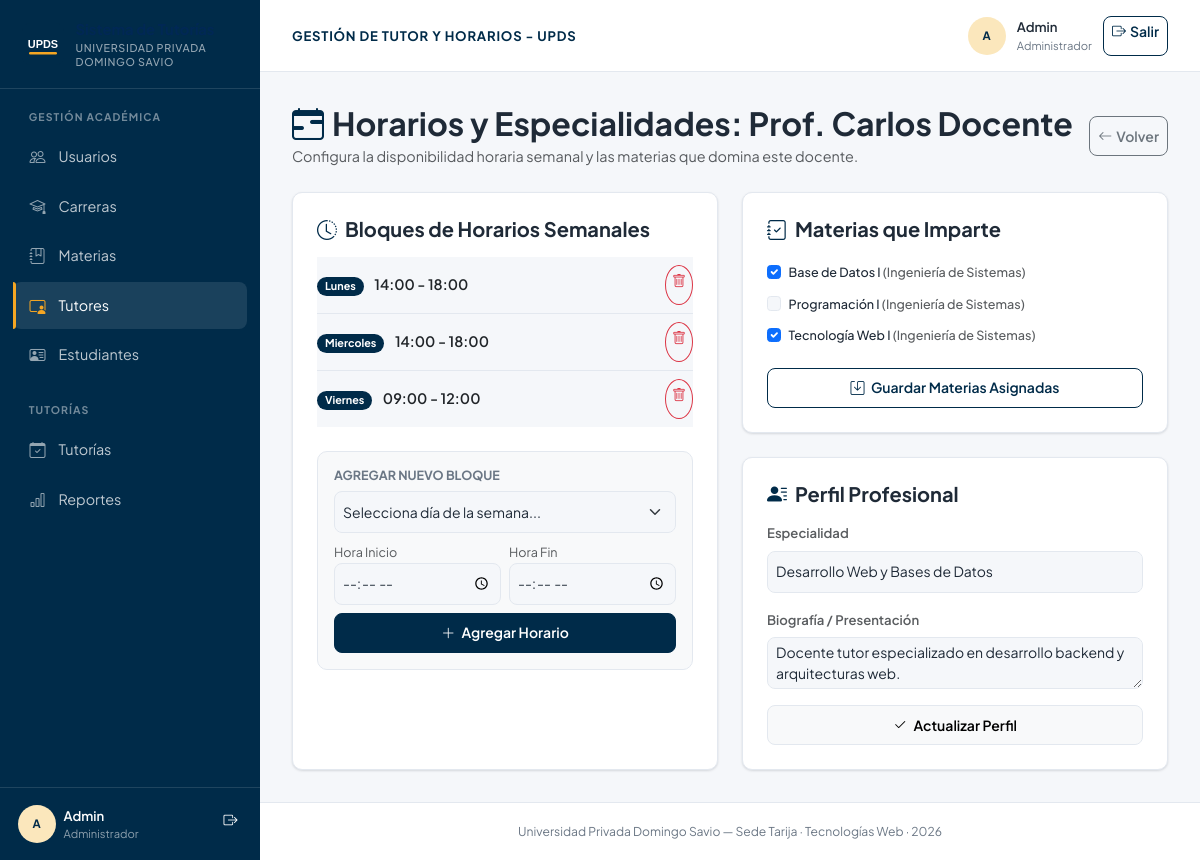
The page /controllers/tutores_disponibilidad.php?id=1 (signed in) on the database its author committed.
### tables this page shows
CREATE TABLE IF NOT EXISTS tutores (
  id_tutor INT AUTO_INCREMENT PRIMARY KEY,
  id_usuario INT NOT NULL UNIQUE,
  especialidad VARCHAR(150),
  biografia TEXT,
  CONSTRAINT fk_tutores_usuarios FOREIGN KEY (id_usuario) REFERENCES usuarios(id_usuario) ON DELETE CASCADE
);

CREATE TABLE IF NOT EXISTS usuarios (
  id_usuario INT AUTO_INCREMENT PRIMARY KEY,
  id_rol INT NOT NULL,
  nombre VARCHAR(100) NOT NULL,
  apellido VARCHAR(100) NOT NULL,
  correo VARCHAR(150) NOT NULL UNIQUE,
  usuario VARCHAR(50) NOT NULL UNIQUE,
  contrasena_hash VARCHAR(255) NOT NULL,      
  telefono VARCHAR(20),
  estado ENUM('activo','inactivo') NOT NULL DEFAULT 'activo',
  fecha_registro DATETIME DEFAULT CURRENT_TIMESTAMP,
  CONSTRAINT fk_usuarios_roles FOREIGN KEY (id_rol) REFERENCES roles(id_rol) ON UPDATE CASCADE
);

CREATE TABLE IF NOT EXISTS disponibilidad_tutor (
  id_disponibilidad INT AUTO_INCREMENT PRIMARY KEY,
  id_tutor INT NOT NULL,
  dia_semana ENUM('Lunes','Martes','Miercoles','Jueves','Viernes','Sabado') NOT NULL,
  hora_inicio TIME NOT NULL,
  hora_fin TIME NOT NULL,
  CONSTRAINT fk_disp_tutor FOREIGN KEY (id_tutor) REFERENCES tutores(id_tutor) ON DELETE CASCADE
);

CREATE TABLE IF NOT EXISTS materias (
  id_materia INT AUTO_INCREMENT PRIMARY KEY,
  nombre_materia VARCHAR(150) NOT NULL,
  id_carrera INT,
  UNIQUE KEY uq_materia_carrera (id_carrera, nombre_materia),
  CONSTRAINT fk_materias_carreras FOREIGN KEY (id_carrera) REFERENCES carreras(id_carrera) ON UPDATE CASCADE
);

CREATE TABLE IF NOT EXISTS carreras (
  id_carrera INT AUTO_INCREMENT PRIMARY KEY,
  nombre_carrera VARCHAR(150) NOT NULL,
  UNIQUE KEY uq_carrera_nombre (nombre_carrera)
);

### controllers/tutores_disponibilidad.php (called while the page is built, shortened)
<?php
require_once __DIR__ . '/../config/conexion.php';
require_once __DIR__ . '/../models/TutorModel.php';
require_once __DIR__ . '/../models/MateriaModel.php';
$tutorModel = new TutorModel($pdo);
$materiaModel = new MateriaModel($pdo);
$idTutor = $_GET['id'] ?? null;
$tutor = $tutorModel->obtenerPorId($idTutor);
$materiasAsignadas = $tutorModel->obtenerMaterias($idTutor);
$idsMateriasAsignadas = array_column($materiasAsignadas, 'id_materia');
$todasMaterias = $materiaModel->obtenerTodas();
$disponibilidades = $tutorModel->obtenerDisponibilidad($idTutor);
require_once __DIR__ . '/../views/tutores/disponibilidad.php';

### models/TutorModel.php (called while the page is built, shortened)
<?php
class TutorModel
{
    private $pdo;
    public function __construct($pdo)
    {
        $this->pdo = $pdo;
    }
    public function obtenerPorId($id_tutor)
    {
        $sql = "SELECT t.*, u.nombre, u.apellido, u.correo, u.telefono, u.usuario, u.estado
                FROM tutores t
                INNER JOIN usuarios u ON t.id_usuario = u.id_usuario
                WHERE t.id_tutor = :id";
        $stmt = $this->pdo->prepare($sql);
        $stmt->execute([':id' => $id_tutor]);
        return $stmt->fetch();
    }
    public function obtenerMaterias($id_tutor)
    {
        $sql = "SELECT m.id_materia, m.nombre_materia, c.nombre_carrera
                FROM materias m
                INNER JOIN tutor_materia tm ON m.id_materia = tm.id_materia
                LEFT JOIN carreras c ON m.id_carrera = c.id_carrera
                WHERE tm.id_tutor = :id_tutor
                ORDER BY m.nombre_materia ASC";
        $stmt = $this->pdo->prepare($sql);
        $stmt->execute([':id_tutor' => $id_tutor]);
        return $stmt->fetchAll();
    }
    public function obtenerDisponibilidad($id_tutor)
    {
        $sql = "SELECT * FROM disponibilidad_tutor WHERE id_tutor = :id_tutor ORDER BY
                FIELD(dia_semana, 'Lunes', 'Martes', 'Miercoles', 'Jueves', 'Viernes', 'Sabado'), hora_inicio ASC";
        $stmt = $this->pdo->prepare($sql);
        $stmt->execute([':id_tutor' => $id_tutor]);
        return $stmt->fetchAll();
    }
}

### models/MateriaModel.php (called while the page is built, shortened)
<?php
class MateriaModel
{
    private $pdo;
    public function __construct($pdo)
    {
        $this->pdo = $pdo;
    }
    public function obtenerTodas()
    {
        $sql = "SELECT m.id_materia, m.nombre_materia, m.id_carrera,
                       c.nombre_carrera,
                       (SELECT COUNT(*) FROM tutor_materia tm WHERE tm.id_materia = m.id_materia) AS total_tutores
                FROM materias m
                LEFT JOIN carreras c ON m.id_carrera = c.id_carrera
                ORDER BY m.nombre_materia ASC";
        return $this->pdo->query($sql)->fetchAll();
    }
}

### views/tutores/disponibilidad.php (the view, shortened to what this page needs)
<?php
include __DIR__ . '/../layouts/header.php';
?>
<div class="d-flex align-items-center justify-content-between mb-4">
  <div>
    <h2 class="fw-bold mb-1 d-flex align-items-center gap-2">
      <i class="bi bi-calendar-range text-primary"></i>
      <span>Horarios y Especialidades: Prof. <?= htmlspecialchars($tutor['nombre'] . ' ' . $tutor['apellido']) ?></span>
    </h2>
    <p class="text-muted mb-0">Configura la disponibilidad horaria semanal y las materias que domina este docente.</p>
  </div>
  <a href="<?= ($_SESSION['rol'] === 'tutor') ? '../views/tutor/panel.php' : 'tutores_listar.php' ?>" class="btn btn-outline-secondary btn-sm d-flex align-items-center gap-1">
    <i class="bi bi-arrow-left"></i> Volver
  </a>
</div>
<div class="row g-4">
  <div class="col-lg-6">
    <div class="card card-custom p-4 h-100">
      <h5 class="fw-bold mb-3 d-flex align-items-center gap-2">
        <i class="bi bi-clock-history text-primary"></i>
        <span>Bloques de Horarios Semanales</span>
      </h5>
      <div class="mb-4">
        <?php if (!empty($disponibilidades)): ?>
          <div class="list-group list-group-flush">
            <?php foreach ($disponibilidades as $d): ?>
              <div class="list-group-item d-flex justify-content-between align-items-center px-0 py-2">
                <div>
                  <span class="badge bg-primary px-2 py-1 me-2"><?= htmlspecialchars($d['dia_semana']) ?></span>
                  <span class="fw-semibold text-dark"><?= substr($d['hora_inicio'], 0, 5) ?> - <?= substr($d['hora_fin'], 0, 5) ?></span>
                </div>
                <a href="tutores_disponibilidad.php?id=<?= $idTutor ?>&eliminar_horario=<?= $d['id_disponibilidad'] ?>"
                   class="btn btn-outline-danger btn-sm rounded-circle p-1" style="width: 28px; height: 28px;"
                   onclick="return confirm('¿Eliminar este bloque horario?');" title="Eliminar">
                  <i class="bi bi-trash"></i>
                </a>
              </div>
            <?php endforeach; ?>
          </div>
        <?php else: ?>
          <div class="p-3 bg-light rounded-3 text-center text-muted small">
            No hay horarios registrados. Agrega uno a continuación.
          </div>
        <?php endif; ?>
      </div>
      <div class="p-3 bg-light rounded-3 border">
        <h6 class="fw-bold mb-2 small text-uppercase text-secondary">Agregar Nuevo Bloque</h6>
        <form method="POST" class="row g-2">
          <div class="col-12">
            <select name="dia_semana" class="form-select form-select-sm" required>
              <option value="" disabled selected>Selecciona día de la semana...</option>
            </select>
          </div>
          <div class="col-6">
            <label class="small text-muted">Hora Inicio</label>
            <input type="time" name="hora_inicio" class="form-control form-control-sm" required>
          </div>
          <div class="col-6">
            <label class="small text-muted">Hora Fin</label>
            <input type="time" name="hora_fin" class="form-control form-control-sm" required>
          </div>
          <div class="col-12 mt-2">
            <button type="submit" class="btn btn-primary btn-sm w-100">
              <i class="bi bi-plus-lg me-1"></i> Agregar Horario
            </button>
          </div>
        </form>
      </div>
    </div>
  </div>
  <div class="col-lg-6">
    <div class="card card-custom p-4 mb-4">
      <h5 class="fw-bold mb-3 d-flex align-items-center gap-2">
        <i class="bi bi-journal-check text-primary"></i>
        <span>Materias que Imparte</span>
      </h5>
      <form method="POST">
        <div class="mb-3" style="max-height: 220px; overflow-y: auto;">
          <?php foreach ($todasMaterias as $mat): ?>
            <div class="form-check py-1">
              <input class="form-check-input" type="checkbox" name="materias[]" value="<?= $mat['id_materia'] ?>" id="mat_<?= $mat['id_materia'] ?>"
                <?= in_array($mat['id_materia'], $idsMateriasAsignadas) ? 'checked' : '' ?>>
              <label class="form-check-label small fw-medium" for="mat_<?= $mat['id_materia'] ?>">
                <?= htmlspecialchars($mat['nombre_materia']) ?>
                <span class="text-muted">(<?= htmlspecialchars($mat['nombre_carrera'] ?? 'General') ?>)</span>
              </label>
            </div>
          <?php endforeach; ?>
        </div>
        <button type="submit" class="btn btn-outline-primary btn-sm w-100">
          <i class="bi bi-save me-1"></i> Guardar Materias Asignadas
        </button>
      </form>
    </div>
    <div class="card card-custom p-4">
      <h5 class="fw-bold mb-3 d-flex align-items-center gap-2">
        <i class="bi bi-person-lines-fill text-primary"></i>
        <span>Perfil Profesional</span>
      </h5>
      <form method="POST">
        <div class="mb-3">
          <label class="form-label small text-muted">Especialidad</label>
          <input type="text" name="especialidad" class="form-control form-control-sm" value="<?= htmlspecialchars($tutor['especialidad'] ?? '') ?>" placeholder="Ej: Bases de Datos, Redes...">
        </div>
        <div class="mb-3">
          <label class="form-label small text-muted">Biografía / Presentación</label>
          <textarea name="biografia" class="form-control form-control-sm" rows="2"><?= htmlspecialchars($tutor['biografia'] ?? '') ?></textarea>
        </div>
        <button type="submit" class="btn btn-light btn-sm w-100 border">
          <i class="bi bi-check2 me-1"></i> Actualizar Perfil
        </button>
      </form>
    </div>
  </div>
</div>
<?php include __DIR__ . '/../layouts/footer.php'; ?>

### assets/css/upds-theme.css (style rules this page uses)
:root { --upds-navy: #002b49; --upds-navy-deep: #002855; --upds-navy-soft: #e6edf3; --upds-gold: #f5a623; --upds-gold-dark: #d98e0b; --upds-bg: #f5f7fa; --upds-surface: #ffffff; --upds-border: #e3e8ef; --upds-text: #1f2a37; --upds-muted: #6b7785; --upds-shadow: 0 1px 2px rgba(16, 24, 40, .06), 0 1px 3px rgba(16, 24, 40, .08); --bs-primary: var(--upds-navy); --bs-primary-rgb: 0, 43, 73; --bs-secondary: var(--upds-muted); --bs-secondary-rgb: 107, 119, 133; --bs-link-color: var(--upds-navy); --bs-link-hover-color: var(--upds-navy-deep); --bs-body-bg: var(--upds-bg); --bs-body-color: var(--upds-text); --bs-border-color: var(--upds-border); --bs-border-radius: 10px; --bs-border-radius-sm: 8px; --bs-border-radius-lg: 10px; --bs-focus-ring-color: rgba(245, 166, 35, .42); }
* { box-sizing: border-box; }
html { min-height: 100%; }
body { min-height: 100vh; margin: 0; overflow-x: hidden; background: var(--upds-bg); color: var(--upds-text); font-family: 'Plus Jakarta Sans', system-ui, sans-serif; font-size: .9rem; line-height: 1.5; }
a { color: var(--upds-navy); }
.card-custom, .table-card, .kpi-card { background: var(--upds-surface); border: 1px solid var(--upds-border); border-radius: 10px; box-shadow: var(--upds-shadow); }
.card-custom { overflow: hidden; }
.btn { min-height: 40px; border-radius: 8px; font-weight: 600; }
.btn-primary { --bs-btn-bg: var(--upds-navy); --bs-btn-border-color: var(--upds-navy); --bs-btn-hover-bg: var(--upds-navy-deep); --bs-btn-hover-border-color: var(--upds-navy-deep); --bs-btn-active-bg: var(--upds-navy-deep); --bs-btn-active-border-color: var(--upds-navy-deep); }
.btn-outline-primary { --bs-btn-color: var(--upds-navy); --bs-btn-border-color: var(--upds-navy); --bs-btn-hover-bg: var(--upds-navy); --bs-btn-hover-border-color: var(--upds-navy); }
.form-control, .form-select { min-height: 42px; border-radius: 8px; border-color: var(--upds-border); color: var(--upds-text); }
.form-label { color: var(--upds-text); font-size: .82rem; font-weight: 600; }

### rows shown on the page
tutores: id_usuario.apellido "Carlos Docente", especialidad "Desarrollo Web y Bases de Datos", biografia "Docente tutor especializado en desarrollo backend y arquitecturas web."
disponibilidad_tutor: dia_semana "Lunes", hora_inicio "14:00", hora_fin "18:00"
disponibilidad_tutor: dia_semana "Miercoles", hora_inicio "14:00", hora_fin "18:00", $d['id_disponibilidad'] 2 (drawn)
disponibilidad_tutor: dia_semana "Viernes", hora_inicio "09:00", hora_fin "12:00"
materias: id_materia "☑", nombre_materia "Base de Datos I", id_carrera.nombre_carrera "Ingeniería de Sistemas"
materias: nombre_materia "Programación I", id_carrera.nombre_carrera "Ingeniería de Sistemas"
materias: id_materia "☑", nombre_materia "Tecnología Web I", id_carrera.nombre_carrera "Ingeniería de Sistemas"

### other values the page prints
$iniciales "A A"
$nombreSesion "Admin"
$rolSesion "Administrador"
$tituloSeccion "GESTIÓN DE TUTOR Y HORARIOS - UPDS"
